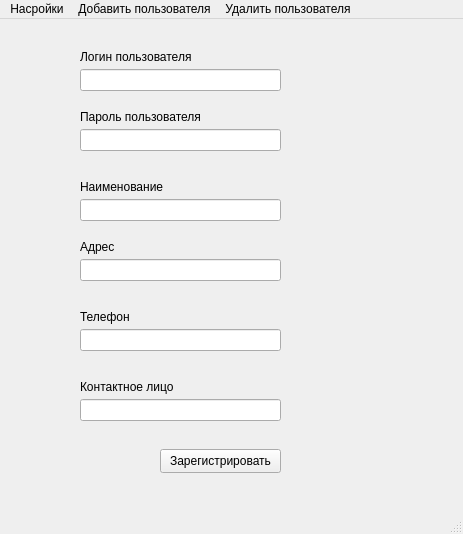
<?xml version="1.0" encoding="UTF-8"?>
<ui version="4.0">
 <class>MainWindow</class>
 <widget class="QMainWindow" name="MainWindow">
  <property name="geometry">
   <rect>
    <x>0</x>
    <y>0</y>
    <width>463</width>
    <height>534</height>
   </rect>
  </property>
  <property name="windowTitle">
   <string>MainWindow</string>
  </property>
  <widget class="QWidget" name="centralwidget">
   <widget class="QLabel" name="label">
    <property name="geometry">
     <rect>
      <x>80</x>
      <y>160</y>
      <width>111</width>
      <height>16</height>
     </rect>
    </property>
    <property name="text">
     <string>Наименование</string>
    </property>
   </widget>
   <widget class="QLabel" name="label_2">
    <property name="geometry">
     <rect>
      <x>80</x>
      <y>220</y>
      <width>49</width>
      <height>16</height>
     </rect>
    </property>
    <property name="text">
     <string>Адрес</string>
    </property>
   </widget>
   <widget class="QLabel" name="label_3">
    <property name="geometry">
     <rect>
      <x>80</x>
      <y>290</y>
      <width>61</width>
      <height>16</height>
     </rect>
    </property>
    <property name="text">
     <string>Телефон</string>
    </property>
   </widget>
   <widget class="QLabel" name="label_4">
    <property name="geometry">
     <rect>
      <x>80</x>
      <y>360</y>
      <width>121</width>
      <height>16</height>
     </rect>
    </property>
    <property name="text">
     <string>Контактное лицо</string>
    </property>
   </widget>
   <widget class="QPushButton" name="pushButton">
    <property name="geometry">
     <rect>
      <x>160</x>
      <y>430</y>
      <width>121</width>
      <height>24</height>
     </rect>
    </property>
    <property name="text">
     <string>Зарегистрировать</string>
    </property>
   </widget>
   <widget class="QLabel" name="label_5">
    <property name="geometry">
     <rect>
      <x>80</x>
      <y>30</y>
      <width>121</width>
      <height>16</height>
     </rect>
    </property>
    <property name="text">
     <string>Логин пользователя</string>
    </property>
   </widget>
   <widget class="QLabel" name="label_6">
    <property name="geometry">
     <rect>
      <x>80</x>
      <y>90</y>
      <width>151</width>
      <height>16</height>
     </rect>
    </property>
    <property name="text">
     <string>Пароль пользователя</string>
    </property>
   </widget>
   <widget class="QLineEdit" name="lineEdit">
    <property name="geometry">
     <rect>
      <x>80</x>
      <y>50</y>
      <width>201</width>
      <height>22</height>
     </rect>
    </property>
   </widget>
   <widget class="QLineEdit" name="lineEdit_2">
    <property name="geometry">
     <rect>
      <x>80</x>
      <y>110</y>
      <width>201</width>
      <height>22</height>
     </rect>
    </property>
   </widget>
   <widget class="QLineEdit" name="lineEdit_3">
    <property name="geometry">
     <rect>
      <x>80</x>
      <y>180</y>
      <width>201</width>
      <height>22</height>
     </rect>
    </property>
   </widget>
   <widget class="QLineEdit" name="lineEdit_4">
    <property name="geometry">
     <rect>
      <x>80</x>
      <y>240</y>
      <width>201</width>
      <height>22</height>
     </rect>
    </property>
   </widget>
   <widget class="QLineEdit" name="lineEdit_5">
    <property name="geometry">
     <rect>
      <x>80</x>
      <y>310</y>
      <width>201</width>
      <height>22</height>
     </rect>
    </property>
   </widget>
   <widget class="QLineEdit" name="lineEdit_6">
    <property name="geometry">
     <rect>
      <x>80</x>
      <y>380</y>
      <width>201</width>
      <height>22</height>
     </rect>
    </property>
   </widget>
  </widget>
  <widget class="QMenuBar" name="menubar">
   <property name="geometry">
    <rect>
     <x>0</x>
     <y>0</y>
     <width>463</width>
     <height>22</height>
    </rect>
   </property>
   <widget class="QMenu" name="menu">
    <property name="tearOffEnabled">
     <bool>false</bool>
    </property>
    <property name="title">
     <string>Добавить пользователя</string>
    </property>
   </widget>
   <widget class="QMenu" name="menu_2">
    <property name="title">
     <string>Удалить пользователя</string>
    </property>
   </widget>
   <widget class="QMenu" name="menu_3">
    <property name="title">
     <string>Насройки</string>
    </property>
    <addaction name="action"/>
   </widget>
   <addaction name="menu_3"/>
   <addaction name="menu"/>
   <addaction name="menu_2"/>
  </widget>
  <widget class="QStatusBar" name="statusbar"/>
  <action name="action">
   <property name="text">
    <string>Выйти из системы</string>
   </property>
  </action>
 </widget>
 <tabstops>
  <tabstop>pushButton</tabstop>
 </tabstops>
 <resources/>
 <connections/>
</ui>
